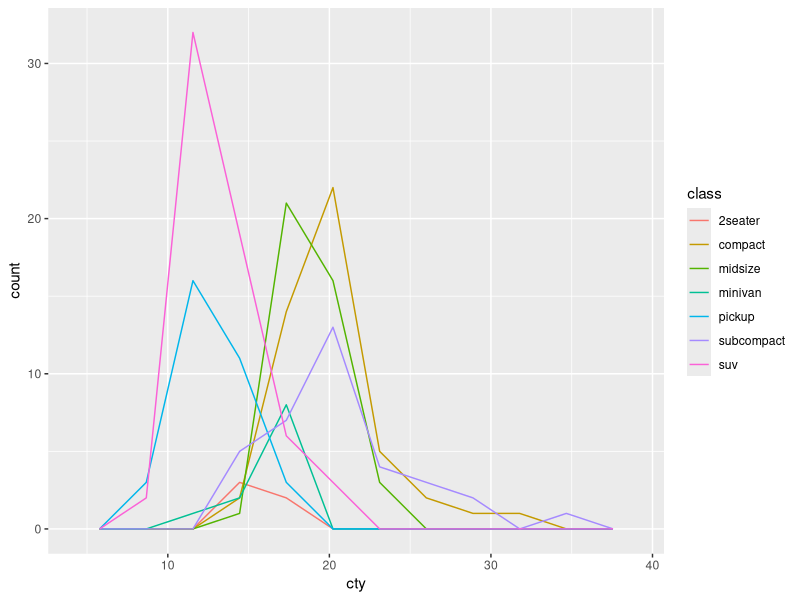
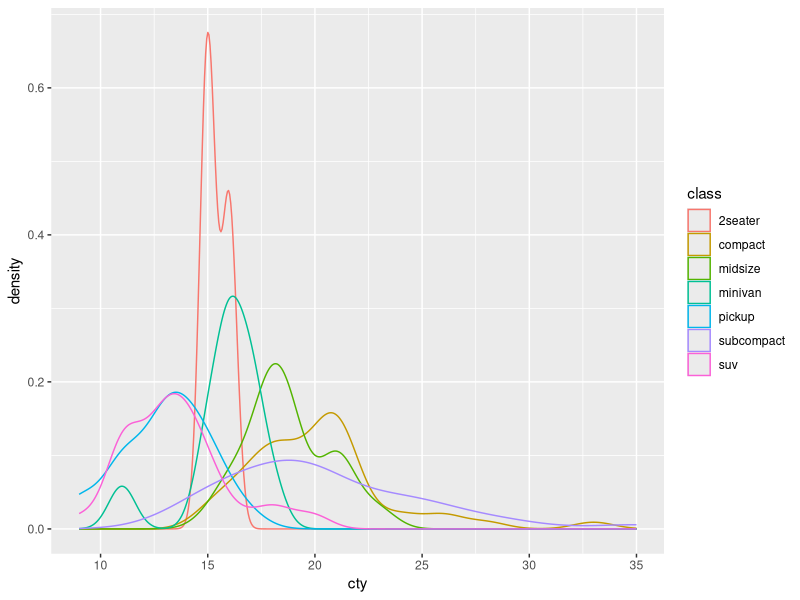
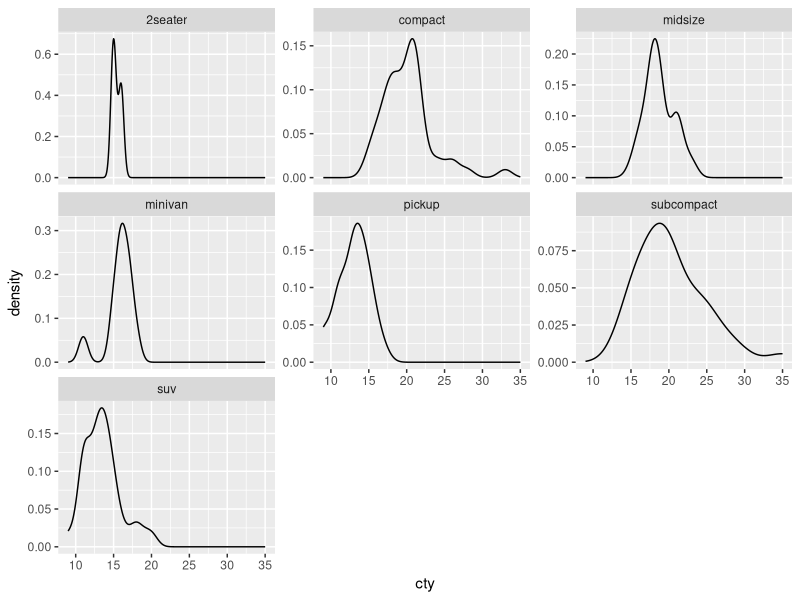
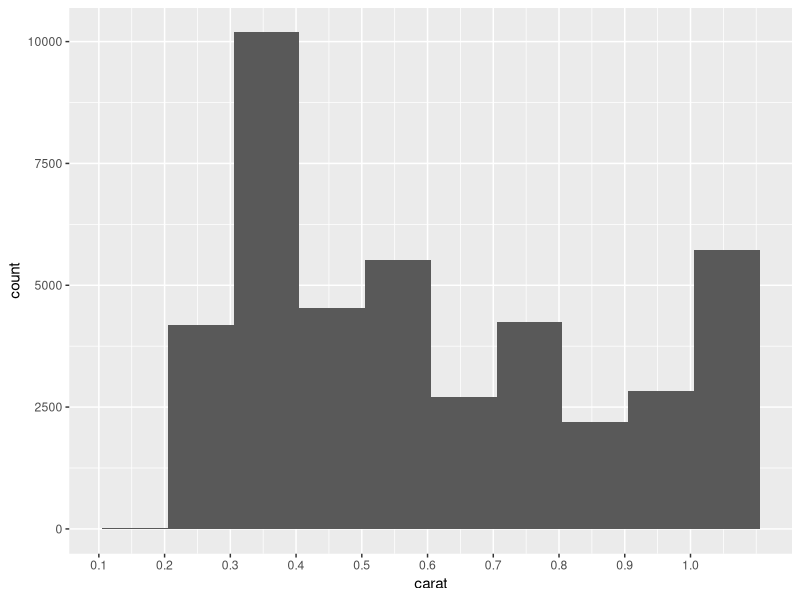

R code for these plots, in order:
## ---- chunk 1
# knitr options
knitr::opts_chunk$set(echo = TRUE)
## ---- chunk 2
library(tidyverse)

## ---- chunk 3
## NOTE: No need to modify
mpg %>%
  ggplot(aes(cty, color = class)) +
  geom_freqpoly(bins = 10)
## ---- chunk 4
## NOTE: No need to modify
mpg %>%
  ggplot(aes(cty, color = class)) +
  geom_density()
## ---- chunk 5
mpg %>%
  ggplot(aes(cty)) +
  geom_density() +
  facet_wrap(~class, scales = "free_y")
## ---- chunk 6
## TODO: Run this chunk; play with differnet bin widths
diamonds %>%
  filter(carat < 1.1) %>%

  ggplot(aes(carat)) +
  geom_histogram(binwidth = 0.1, boundary = 0.005) +
  scale_x_continuous(
    breaks = seq(0, 1, by = 0.1)

  )
